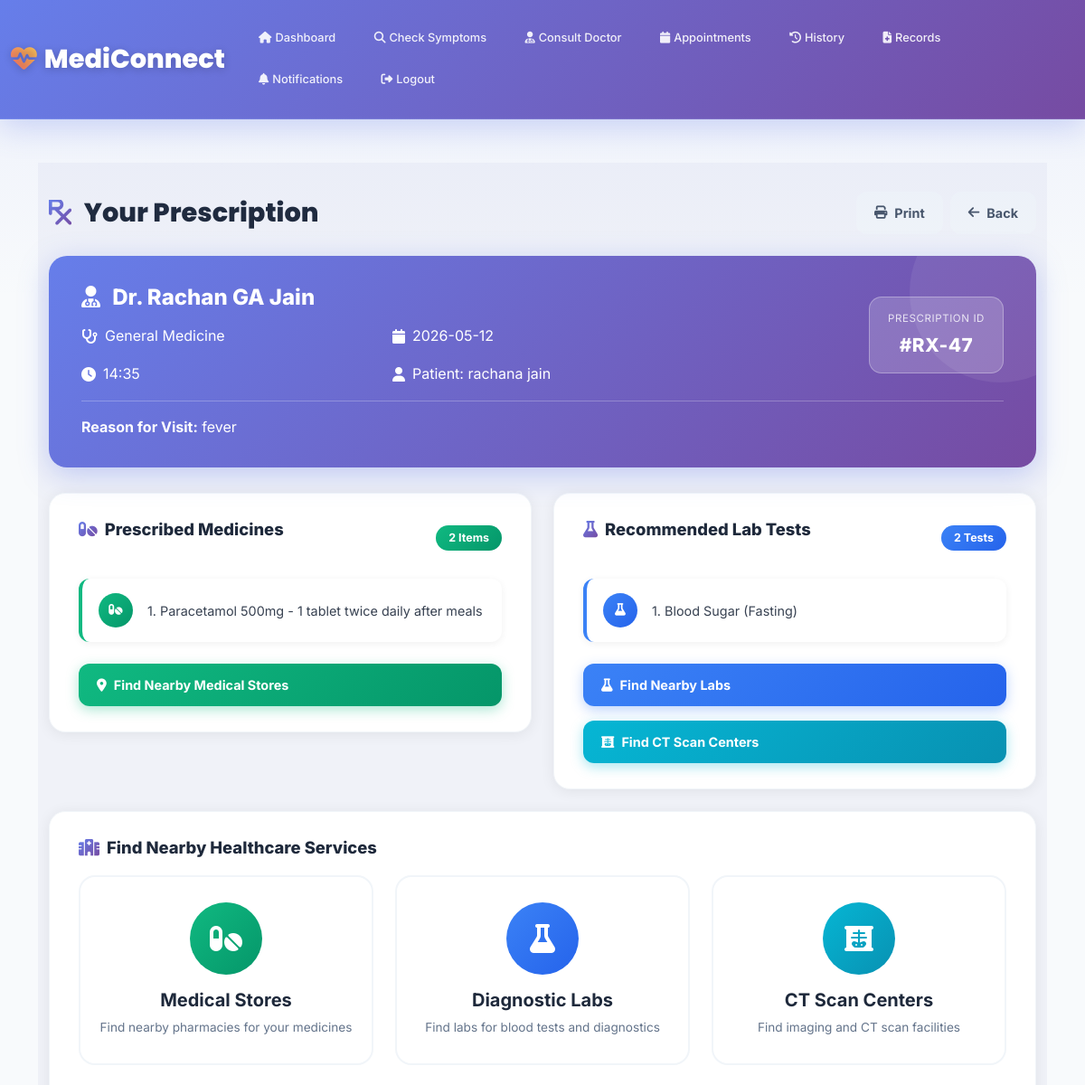
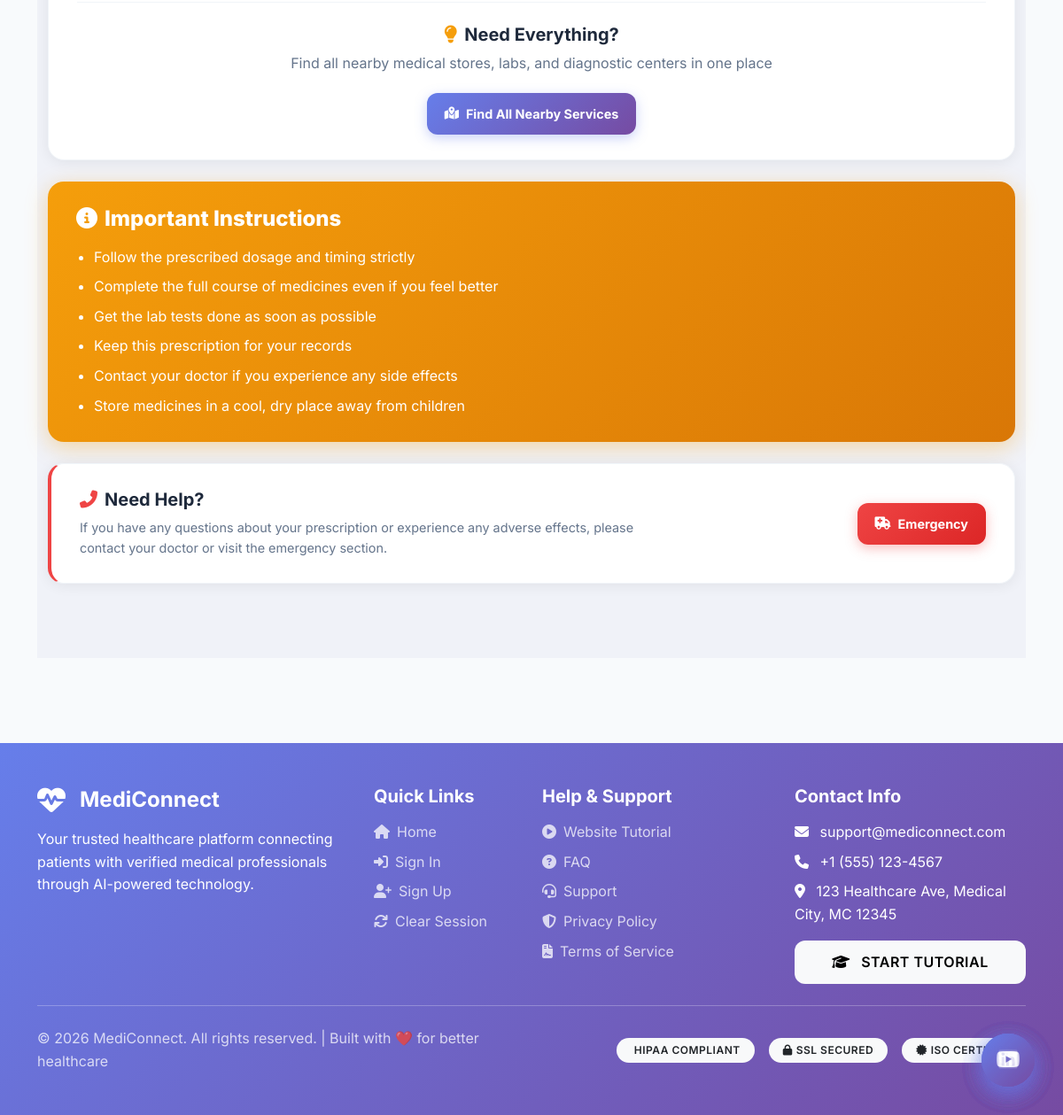
The page /appointment/view-prescription/47 (signed in) on the database its author committed (2 pictures, top to bottom).
### tables this page shows
CREATE TABLE users (
        id INTEGER PRIMARY KEY AUTOINCREMENT,
        name TEXT NOT NULL,
        email TEXT UNIQUE NOT NULL,
        password TEXT NOT NULL,
        role TEXT NOT NULL,
        phone TEXT,
        address TEXT,
        age INTEGER,
        gender TEXT,
        created_at TIMESTAMP DEFAULT CURRENT_TIMESTAMP
    , account_status VARCHAR(20) DEFAULT 'active');

CREATE TABLE doctors (
        id INTEGER PRIMARY KEY AUTOINCREMENT,
        user_id INTEGER,
        specialization TEXT,
        qualification TEXT,
        experience INTEGER,
        consultation_fee REAL,
        available BOOLEAN DEFAULT 1, verification_id TEXT, verification_status TEXT DEFAULT 'Pending', degree_certificate_path VARCHAR(500), council_registration_path VARCHAR(500), documents_uploaded BOOLEAN DEFAULT 0, verification_notes TEXT,
        FOREIGN KEY (user_id) REFERENCES users(id)
    );

CREATE TABLE "appointments" (
                id INTEGER PRIMARY KEY AUTOINCREMENT,
                patient_id INTEGER,
                doctor_id INTEGER,
                appointment_date DATE,
                appointment_time TIME,
                status TEXT DEFAULT 'scheduled',
                reason TEXT,
                notes TEXT,
                created_at TIMESTAMP DEFAULT CURRENT_TIMESTAMP, mode TEXT DEFAULT "online", symptoms TEXT, prescription TEXT, lab_tests TEXT, payment_status TEXT DEFAULT 'unpaid', payment_id INTEGER,
                FOREIGN KEY (patient_id) REFERENCES patients(id),
                FOREIGN KEY (doctor_id) REFERENCES doctors(id)
            );

### app.py (the view)
@app.route('/appointment/view-prescription/<int:appointment_id>')
@login_required
@role_required('patient')
def view_prescription(appointment_id):
    conn = get_db()
    patient = conn.execute('SELECT * FROM patients WHERE user_id = ?', (session['user_id'],)).fetchone()
    appointment = conn.execute('''
        SELECT a.*, d.specialization, u.name as doctor_name
        FROM appointments a
        JOIN doctors d ON a.doctor_id = d.id
        JOIN users u ON d.user_id = u.id
        WHERE a.id = ? AND a.patient_id = ?
    ''', (appointment_id, patient['id'])).fetchone()
    conn.close()
    if not appointment:
        flash('Appointment not found', 'danger')
        return redirect(url_for('patient_appointments'))
    if not (appointment['prescription'] or appointment['lab_tests']):
        flash('No prescription available for this appointment yet', 'info')
        return redirect(url_for('patient_appointments'))
    return render_template('view_prescription_modern.html', appointment=appointment)

### templates/view_prescription_modern.html (shortened to what this page needs)
{% extends "base_clean.html" %}
{% block content %}
<div style="background:#f0f2f8;min-height:100vh;padding:32px 0 60px;">
<div class="container">
    <div class="d-flex justify-content-between align-items-center mb-4 no-print">
        <h1 style="font-family:'Poppins',sans-serif;font-weight:800;font-size:1.8rem;color:#1e293b;margin:0;">
            <i class="fas fa-prescription me-2 gradient-text"></i>
            Your Prescription
        </h1>
        <div class="d-flex gap-2">
            <button onclick="window.print()" class="btn-gray">
                <i class="fas fa-print"></i> Print
            </button>
            <a href="{{ url_for('patient_appointments') }}" class="btn-gray">
                <i class="fas fa-arrow-left"></i> Back
            </a>
        </div>
    </div>
    <div class="prescription-header">
        <div class="row align-items-center">
            <div class="col-md-8">
                <h3 style="font-size:1.5rem;font-weight:800;margin-bottom:16px;">
                    <i class="fas fa-user-md me-2"></i>
                    Dr. {{ appointment.doctor_name }}
                </h3>
                <div class="row g-3">
                    <div class="col-md-6">
                        <div class="d-flex align-items-center gap-2">
                            <i class="fas fa-stethoscope"></i>
                            <span>{{ appointment.specialization }}</span>
                        </div>
                    </div>
                    <div class="col-md-6">
                        <div class="d-flex align-items-center gap-2">
                            <i class="fas fa-calendar"></i>
                            <span>{{ appointment.appointment_date }}</span>
                        </div>
                    </div>
                    <div class="col-md-6">
                        <div class="d-flex align-items-center gap-2">
                            <i class="fas fa-clock"></i>
                            <span>{{ appointment.appointment_time }}</span>
                        </div>
                    </div>
                    <div class="col-md-6">
                        <div class="d-flex align-items-center gap-2">
                            <i class="fas fa-user"></i>
                            <span>Patient: {{ session.name }}</span>
                        </div>
                    </div>
                </div>
            </div>
            <div class="col-md-4 text-md-end mt-3 mt-md-0">
                <div class="rx-id-box">
                    <div class="lbl">Prescription ID</div>
                    <div class="val">#RX-{{ appointment.id }}</div>
                </div>
            </div>
        </div>
        {% if appointment.reason %}
        <div class="mt-3 pt-3" style="border-top:1px solid rgba(255,255,255,.25);">
            <strong>Reason for Visit:</strong> {{ appointment.reason }}
        </div>
        {% endif %}
    </div>
    <div class="row g-4">
        {% if appointment.prescription %}
        <div class="col-lg-6">
            <div class="panel-card">
                <div class="d-flex justify-content-between align-items-center mb-4">
                    <h3><i class="fas fa-pills me-2 gradient-text"></i>Prescribed Medicines</h3>
                    <span style="background:linear-gradient(135deg,#10b981,#059669);color:#fff;border-radius:20px;padding:4px 14px;font-size:.78rem;font-weight:700;">
                        {{ appointment.prescription.split('\n')|length }} Items
                    </span>
                </div>
                {% for line in appointment.prescription.split('\n') %}
                    {% if line.strip() %}
                    <div class="medicine-card">
                        <div class="d-flex align-items-start gap-3">
                            <div style="width:38px;height:38px;border-radius:50%;background:linear-gradient(135deg,#10b981,#059669);display:flex;align-items:center;justify-content:center;flex-shrink:0;">
                                <i class="fas fa-pills" style="color:#fff;font-size:.85rem;"></i>
                            </div>
                            <p style="margin:0;color:#374151;font-size:.9rem;padding-top:8px;">{{ line }}</p>
                        </div>
                    </div>
                    {% endif %}
                {% endfor %}
                <div class="d-grid gap-2 mt-4 no-print">
                    <a href="{{ url_for('nearby_services_general') }}?type=pharmacy&appointment_id={{ appointment.id }}"
                       class="btn-green">
                        <i class="fas fa-map-marker-alt"></i> Find Nearby Medical Stores
                    </a>
                </div>
            </div>
        </div>
        {% endif %}
        {% if appointment.lab_tests %}
        <div class="col-lg-6">
            <div class="panel-card">
                <div class="d-flex justify-content-between align-items-center mb-4">
                    <h3><i class="fas fa-flask me-2 gradient-text"></i>Recommended Lab Tests</h3>
                    <span style="background:linear-gradient(135deg,#3b82f6,#2563eb);color:#fff;border-radius:20px;padding:4px 14px;font-size:.78rem;font-weight:700;">
                        {{ appointment.lab_tests.split('\n')|length }} Tests
                    </span>
                </div>
                {% for line in appointment.lab_tests.split('\n') %}
                    {% if line.strip() %}
                    <div class="test-card">
                        <div class="d-flex align-items-start gap-3">
                            <div style="width:38px;height:38px;border-radius:50%;background:linear-gradient(135deg,#3b82f6,#2563eb);display:flex;align-items:center;justify-content:center;flex-shrink:0;">
                                <i class="fas fa-flask" style="color:#fff;font-size:.85rem;"></i>
                            </div>
                            <p style="margin:0;color:#374151;font-size:.9rem;padding-top:8px;">{{ line }}</p>
                        </div>
                    </div>
                    {% endif %}
                {% endfor %}
                <div class="d-grid gap-2 mt-4 no-print">
                    <a href="{{ url_for('nearby_services_general') }}?type=diagnostic&appointment_id={{ appointment.id }}"
                       class="btn-blue">
                        <i class="fas fa-flask"></i> Find Nearby Labs
                    </a>
                    <a href="{{ url_for('nearby_services_general') }}?type=ct_scan&appointment_id={{ appointment.id }}"
                       class="btn-cyan mt-2">
                        <i class="fas fa-x-ray"></i> Find CT Scan Centers
                    </a>
                </div>
            </div>
        </div>
        {% endif %}
    </div>
    <div class="panel-card no-print">
        <h3><i class="fas fa-hospital me-2 gradient-text"></i>Find Nearby Healthcare Services</h3>
        <div class="row g-4">
            <div class="col-md-4">
                <div class="service-card" onclick="window.location.href='{{ url_for('nearby_services_general') }}?type=pharmacy&appointment_id={{ appointment.id }}'">
                    <div class="service-icon" style="background:linear-gradient(135deg,#10b981,#059669);">
                        <i class="fas fa-pills" style="color:#fff;"></i>
                    </div>
                    <h5 style="font-weight:700;color:#1e293b;margin-bottom:8px;">Medical Stores</h5>
                    <p style="color:#64748b;font-size:.85rem;margin:0;">Find nearby pharmacies for your medicines</p>
                </div>
            </div>
            <div class="col-md-4">
                <div class="service-card" onclick="window.location.href='{{ url_for('nearby_services_general') }}?type=diagnostic&appointment_id={{ appointment.id }}'">
                    <div class="service-icon" style="background:linear-gradient(135deg,#3b82f6,#2563eb);">
                        <i class="fas fa-flask" style="color:#fff;"></i>
                    </div>
                    <h5 style="font-weight:700;color:#1e293b;margin-bottom:8px;">Diagnostic Labs</h5>
                    <p style="color:#64748b;font-size:.85rem;margin:0;">Find labs for blood tests and diagnostics</p>
                </div>
            </div>
            <div class="col-md-4">
                <div class="service-card" onclick="window.location.href='{{ url_for('nearby_services_general') }}?type=ct_scan&appointment_id={{ appointment.id }}'">
                    <div class="service-icon" style="background:linear-gradient(135deg,#06b6d4,#0891b2);">
                        <i class="fas fa-x-ray" style="color:#fff;"></i>
                    </div>
                    <h5 style="font-weight:700;color:#1e293b;margin-bottom:8px;">CT Scan Centers</h5>
                    <p style="color:#64748b;font-size:.85rem;margin:0;">Find imaging and CT scan facilities</p>
                </div>
            </div>
        </div>
        {% if appointment.prescription and appointment.lab_tests %}
        <div class="text-center mt-4 pt-4" style="border-top:1px solid #f1f5f9;">
            <h5 style="font-weight:700;color:#1e293b;margin-bottom:8px;">
                <i class="fas fa-lightbulb me-2" style="color:#f59e0b;"></i>Need Everything?
            </h5>
            <p style="color:#64748b;margin-bottom:20px;">Find all nearby medical stores, labs, and diagnostic centers in one place</p>
            <a href="{{ url_for('nearby_services_general') }}?type=all&appointment_id={{ appointment.id }}"
               class="btn-purple">
                <i class="fas fa-map-marked-alt"></i> Find All Nearby Services
            </a>
        </div>
        {% endif %}
    </div>
    <div style="background:linear-gradient(135deg,#f59e0b,#d97706);border-radius:18px;padding:28px 32px;margin-bottom:24px;color:#fff;box-shadow:0 6px 24px rgba(245,158,11,.35);">
        <h4 style="font-weight:800;margin-bottom:16px;color:#fff;">
            <i class="fas fa-info-circle me-2"></i>Important Instructions
        </h4>
        <ul style="margin:0;padding-left:20px;color:#fff;">
            <li style="margin-bottom:8px;">Follow the prescribed dosage and timing strictly</li>
            <li style="margin-bottom:8px;">Complete the full course of medicines even if you feel better</li>
            <li style="margin-bottom:8px;">Get the lab tests done as soon as possible</li>
            <li style="margin-bottom:8px;">Keep this prescription for your records</li>
            <li style="margin-bottom:8px;">Contact your doctor if you experience any side effects</li>
            <li style="margin:0;">Store medicines in a cool, dry place away from children</li>
        </ul>
    </div>
    <div class="panel-card no-print" style="border-left:4px solid #ef4444;">
        <div class="row align-items-center">
            <div class="col-md-8">
                <h5 style="font-weight:700;color:#1e293b;margin-bottom:8px;">
                    <i class="fas fa-phone-alt me-2" style="color:#ef4444;"></i>Need Help?
                </h5>
                <p style="color:#64748b;margin:0;font-size:.9rem;">
                    If you have any questions about your prescription or experience any adverse effects,
                    please contact your doctor or visit the emergency section.
                </p>
            </div>
            <div class="col-md-4 text-md-end mt-3 mt-md-0">
                <a href="{{ url_for('emergency') }}" class="btn-red">
                    <i class="fas fa-ambulance"></i> Emergency
                </a>
            </div>
        </div>
    </div>
</div>
</div>
{% endblock %}

### rows shown on the page
users: doctor_name "Rachan GA Jain"
doctors: specialization "General Medicine"
appointments: appointment_date "2026-05-12", appointment_time "14:35", id "47", reason "fever", prescription "1. Paracetamol 500mg - 1 tablet twice daily after meals", lab_tests "1. Blood Sugar (Fasting)"

### other values the page prints
{{ session.name }} "rachana jain"
{{ appointment.prescription.split('\n')|length }} "2"
{{ appointment.lab_tests.split('\n')|length }} "2"
